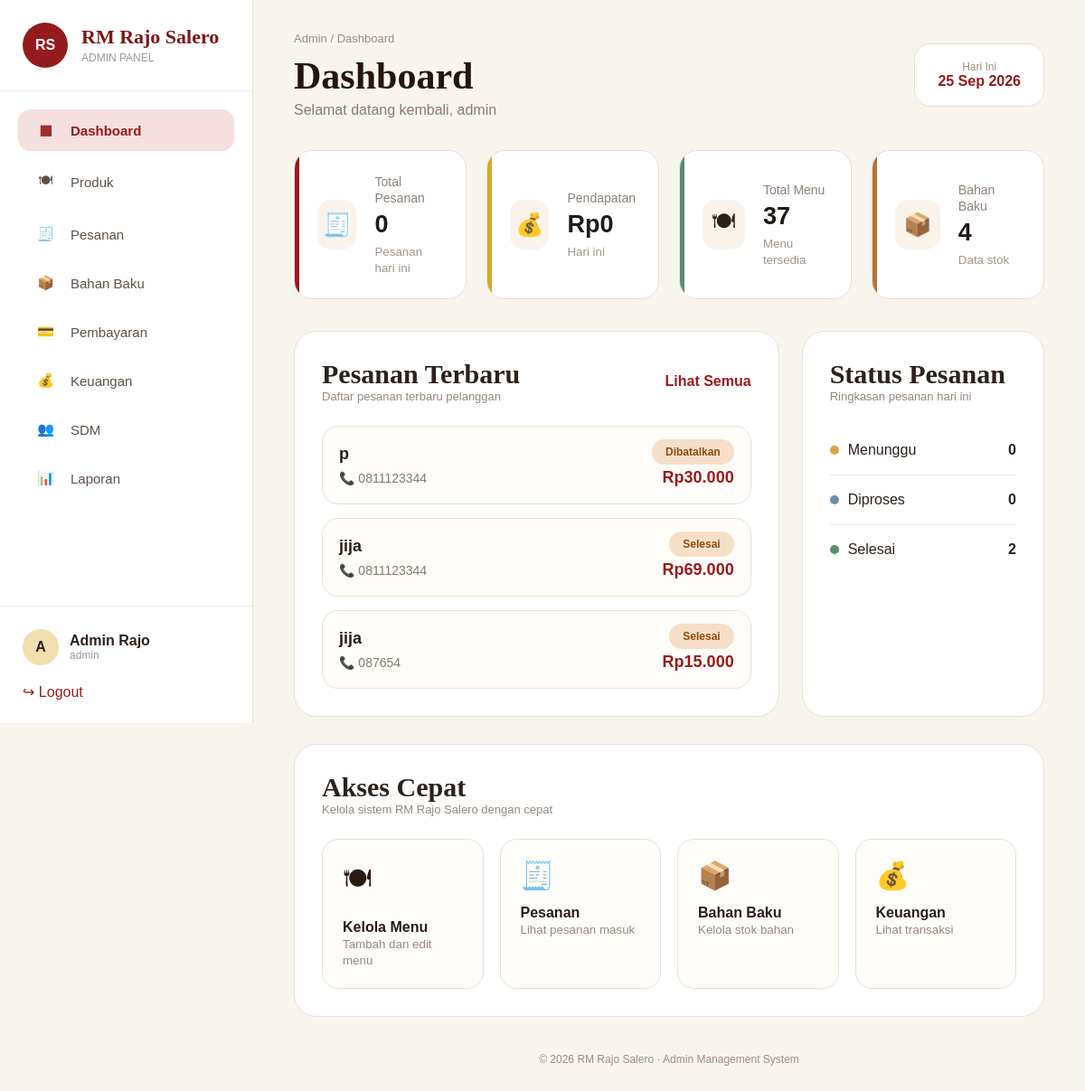
Screenshot of /admin/dashboard.php (signed in) with the database file from the repository.
### tables this page shows
CREATE TABLE `pesanan` (
  `id` int(11) NOT NULL,
  `nama_pelanggan` varchar(100) DEFAULT NULL,
  `nomor_hp` varchar(20) DEFAULT NULL,
  `alamat` text DEFAULT NULL,
  `total_harga` int(11) DEFAULT NULL,
  `status` enum('Menunggu','Diproses','Selesai','Dibatalkan') DEFAULT 'Menunggu',
  `metode_pembayaran` varchar(50) DEFAULT NULL,
  `created_at` timestamp NOT NULL DEFAULT current_timestamp()
);

### admin/dashboard.php (the view, shortened to what this page needs)
<?php
require_once 'database.php';
$total_pesanan = mysqli_fetch_assoc(
    mysqli_query($conn,"
        SELECT COUNT(*) total
        FROM pesanan
        WHERE DATE(created_at)=CURDATE()
    ")
)['total'] ?? 0;
$pendapatan = mysqli_fetch_assoc(
    mysqli_query($conn,"
        SELECT SUM(total_harga) total
        FROM pesanan
        WHERE DATE(created_at)=CURDATE()
        AND status='Selesai'
    ")
)['total'] ?? 0;
$total_menu = mysqli_fetch_assoc(
    mysqli_query($conn,"
        SELECT COUNT(*) total
        FROM menu
    ")
)['total'] ?? 0;
$total_bahan = mysqli_fetch_assoc(
    mysqli_query($conn,"
        SELECT COUNT(*) total
        FROM bahan_baku
    ")
)['total'] ?? 0;
$menunggu = mysqli_fetch_assoc(
    mysqli_query($conn,"
        SELECT COUNT(*) total
        FROM pesanan
        WHERE status='Menunggu'
    ")
)['total'] ?? 0;
$diproses = mysqli_fetch_assoc(
    mysqli_query($conn,"
        SELECT COUNT(*) total
        FROM pesanan
        WHERE status='Diproses'
    ")
)['total'] ?? 0;
$selesai = mysqli_fetch_assoc(
    mysqli_query($conn,"
        SELECT COUNT(*) total
        FROM pesanan
        WHERE status='Selesai'
    ")
)['total'] ?? 0;
$pesanan_baru = mysqli_query(
    $conn,
    "
    SELECT *
    FROM pesanan
    ORDER BY created_at DESC
    LIMIT 5
    "
);
?>
<!DOCTYPE html>
<html lang="id">
<head>
<link rel="stylesheet" href="dashboard.css">
</head>
<body>
<div class="admin-layout">
<?php include 'sidebar.php'; ?>
<main class="main-content">
<header class="topbar">
<div>
<p class="breadcrumb">
Admin / Dashboard
</p>
<h1>
Dashboard
</h1>
<p class="welcome">
Selamat datang kembali, <?= htmlspecialchars($admin_username); ?>
</p>
</div>
<div class="topbar-date">
<span>
Hari Ini
</span>
<strong>
<?= date('d M Y'); ?>
</strong>
</div>
</header>
<section class="summary-grid">
<div class="summary-card red">
<div class="summary-icon">
🧾
</div>
<div>
<span>
Total Pesanan
</span>
<strong>
<?= $total_pesanan ?>
</strong>
<small>
Pesanan hari ini
</small>
</div>
</div>
<div class="summary-card gold">
<div class="summary-icon">
💰
</div>
<div>
<span>
Pendapatan
</span>
<strong>
Rp<?= number_format($pendapatan,0,",","."); ?>
</strong>
<small>
Hari ini
</small>
</div>
</div>
<div class="summary-card green">
<div class="summary-icon">
🍽
</div>
<div>
<span>
Total Menu
</span>
<strong>
<?= $total_menu ?>
</strong>
<small>
Menu tersedia
</small>
</div>
</div>
<div class="summary-card orange">
<div class="summary-icon">
📦
</div>
<div>
<span>
Bahan Baku
</span>
<strong>
<?= $total_bahan ?>
</strong>
<small>
Data stok
</small>
</div>
</div>
</section>
<section class="content-grid">
<div class="dashboard-card large">
<div class="card-header">
<div>
<h2>
Pesanan Terbaru
</h2>
<p>
Daftar pesanan terbaru pelanggan
</p>
</div>
<a href="pesanan.php" class="view-all">
Lihat Semua
</a>
</div>
<div class="order-container">
<?php if(mysqli_num_rows($pesanan_baru)>0): ?>
<?php while($row=mysqli_fetch_assoc($pesanan_baru)): ?>
<div class="order-card">
<div class="order-user">
<h3>
<?= htmlspecialchars($row['nama_pelanggan']); ?>
</h3>
<p>
📞 <?= htmlspecialchars($row['nomor_hp']); ?>
</p>
</div>
<div class="order-info">
<span class="order-status">
<?= htmlspecialchars($row['status']); ?>
</span>
<h4>
Rp<?= number_format($row['total_harga'],0,",","."); ?>
</h4>
</div>
</div>
<?php endwhile; ?>
<?php endif; ?>
</div>
</div>
<div class="dashboard-card">
<div class="card-header">
<div>
<h2>
Status Pesanan
</h2>
<p>
Ringkasan pesanan hari ini
</p>
</div>
</div>
<div class="status-list">
<div class="status-row">
<span>
<i class="status-dot pending"></i>
Menunggu
</span>
<strong>
<?= $menunggu ?>
</strong>
</div>
<div class="status-row">
<span>
<i class="status-dot process"></i>
Diproses
</span>
<strong>
<?= $diproses ?>
</strong>
</div>
<div class="status-row">
<span>
<i class="status-dot done"></i>
Selesai
</span>
<strong>
<?= $selesai ?>
</strong>
</div>
</div>
</div>
</section>
<section class="dashboard-card quick-card">
<div class="card-header">
<div>
<h2>
Akses Cepat
</h2>
<p>
Kelola sistem RM Rajo Salero dengan cepat
</p>
</div>
</div>
<div class="quick-grid">
<a href="produk.php" class="quick-item">
<span>
🍽
</span>
<strong>
Kelola Menu
</strong>
<small>
Tambah dan edit menu
</small>
</a>
<a href="pesanan.php" class="quick-item">
<span>
🧾
</span>
<strong>
Pesanan
</strong>
<small>
Lihat pesanan masuk
</small>
</a>
<a href="bahan_baku.php" class="quick-item">
<span>
📦
</span>
<strong>
Bahan Baku
</strong>
<small>
Kelola stok bahan
</small>
</a>
<a href="keuangan.php" class="quick-item">
<span>
💰
</span>
<strong>
Keuangan
</strong>
<small>
Lihat transaksi
</small>
</a>
</div>
</section>
<footer class="admin-footer">
© 2026 RM Rajo Salero · Admin Management System
</footer>
</main>
</div>
</body>
</html>

### admin/dashboard.css (style rules this page uses)
.admin-layout { display:flex; }
.main-content { margin-left:280px; width:calc(100% - 280px); padding:35px 45px; }
* { margin:0; padding:0; box-sizing:border-box; }
body { background:#f8f5ef; color:#2d211b; font-family:'Montserrat', sans-serif; }
.admin-layout { display:flex; min-height:100vh; }
.main-content { flex:1; padding:35px 45px; }
.topbar { display:flex; justify-content:space-between; align-items:center; margin-bottom:35px; }
.breadcrumb { color:#9b8c82; font-size:13px; margin-bottom:10px; }
.topbar h1 { font-family:'Cormorant Garamond',serif; font-size:42px; color:#24150f; }
.welcome { color:#8b7b70; margin-top:5px; }
.topbar-date { background:white; padding:18px 25px; border-radius:18px; border:1px solid #eaded2; text-align:center; }
.topbar-date span { display:block; font-size:12px; color:#a28c80; }
.topbar-date strong { color:#941c1c; }
.summary-grid { display:grid; grid-template-columns:repeat(4,1fr); gap:22px; margin-bottom:35px; }
.summary-card { background:#fff; border-radius:20px; padding:25px; display:flex; align-items:center; gap:20px; border:1px solid #eadfd5; position:relative; overflow:hidden; }
.summary-card:before { content:""; position:absolute; left:0; top:0; height:100%; width:5px; }
.summary-card.red:before { background:#991b1b; }
.summary-card.gold:before { background:#d5a72c; }
.summary-card.green:before { background:#5b8d72; }
.summary-card.orange:before { background:#b87333; }
.summary-icon { width:55px; height:55px; background:#faf3eb; border-radius:15px; display:flex; align-items:center; justify-content:center; font-size:25px; }
.summary-card span { font-size:14px; color:#8f8178; }
.summary-card strong { display:block; font-size:27px; margin:5px 0; color:#1f1a17; }
.summary-card small { color:#a49388; }
.content-grid { display:grid; grid-template-columns:2fr 1fr; gap:25px; }
.dashboard-card { background:white; border-radius:25px; border:1px solid #eadfd5; padding:30px; }
.card-header { display:flex; justify-content:space-between; align-items:center; margin-bottom:25px; }
.card-header h2 { font-family:'Cormorant Garamond',serif; font-size:30px; }
.card-header p { color:#96877d; font-size:13px; }
.view-all { color:#991b1b; font-weight:600; text-decoration:none; }
.order-container { display:flex; flex-direction:column; gap:15px; }
.order-card { display:flex; justify-content:space-between; align-items:center; padding:18px; border:1px solid #eadfd5; border-radius:18px; background:#fffdf9; transition:.2s; }
.order-user h3 { font-size:18px; margin-bottom:8px; color:#2b1b15; }
.order-user p { font-size:14px; color:#88786e; }
.order-info { text-align:right; }
.order-info h4 { margin-top:10px; font-size:18px; color:#991b1b; }
.order-status { padding:7px 15px; border-radius:20px; background:#f6dfc8; color:#8b4c12; font-size:12px; font-weight:600; }
.status-row { display:flex; justify-content:space-between; padding:18px 0; border-bottom:1px solid #eee5dc; }
.status-row:last-child { border:none; }
.status-row span { display:flex; align-items:center; gap:10px; }
.status-dot { width:10px; height:10px; border-radius:50%; }
.pending { background:#d9a441; }
.process { background:#6d91aa; }
.done { background:#5b8d72; }
.quick-card { margin-top:30px; }
.quick-grid { display:grid; grid-template-columns:repeat(4,1fr); gap:18px; }
.quick-item { text-decoration:none; color:#2b1b15; background:#fffdf9; border:1px solid #eadfd5; border-radius:18px; padding:22px; transition:.2s; }
.quick-item span { font-size:30px; display:block; margin-bottom:15px; }
.quick-item strong { display:block; }
.quick-item small { color:#98877d; }
.admin-footer { text-align:center; margin-top:40px; color:#9c8c82; font-size:12px; }

### rows the page displays
pesanan: nama_pelanggan "p", nomor_hp "0811123344", status "Dibatalkan", total_harga "30.000"
pesanan: nama_pelanggan "jija", nomor_hp "0811123344", status "Selesai", total_harga "69.000"
pesanan: nama_pelanggan "jija", nomor_hp "087654", status "Selesai", total_harga "15.000"

### other values shown
substr($admin_name, 0, 1) "A"
$admin_name "Admin Rajo"
$admin_username "admin"
$total_pesanan "0"
$pendapatan "0"
$total_menu "37"
$total_bahan "4"
$menunggu "0"
$diproses "0"
$selesai "2"
